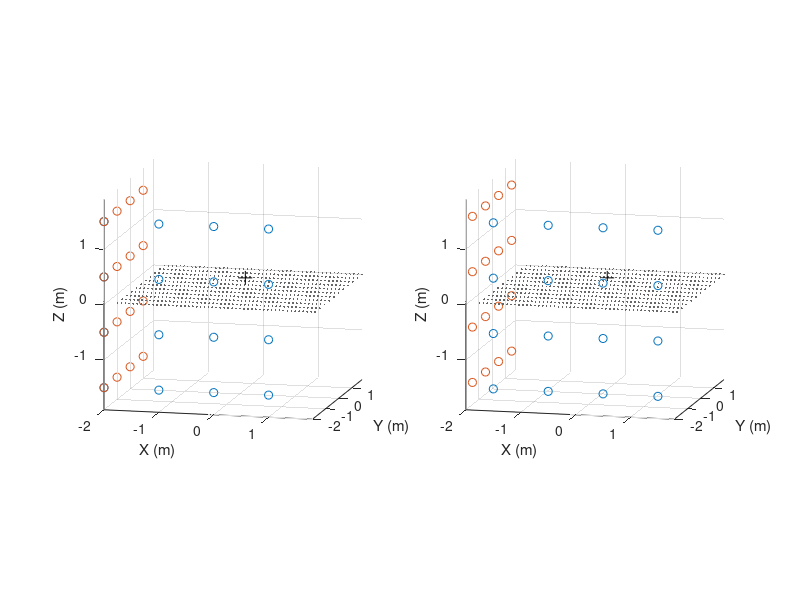

Here is the MATLAB script that generated this plot: (Note: this script raises an error after producing the figure.)
clear all

Nm = 4;
Nm2 =  Nm^2;
k = 10;
Nsnaps = [100 100];

sigma2 = 0.5;

% Arrays coordinates

xx = linspace(-2, 1, Nm);

[X, Y] = meshgrid(xx, xx);

delta = 0.5;

Z1 = -2;
Z2 = 2;

XYZm1r = [X(:) Y(:)+0.5 Z1 * ones(size(X(:)))];

XYZm2r = [ Z1 * ones(size(X(:))) Y(:)+0.5 X(:)];

XYZm1 = [X(:)+delta Y(:)+0.5 Z1 * ones(size(X(:)))];

XYZm2 = [ Z1 * ones(size(X(:))) Y(:)+0.5 X(:)+delta];

% initialization grid

resolg = 51;
xg = linspace(-1.8, 1.8, resolg);
yg = 0;
zg = linspace(-1.8, 1.8, resolg);

[XG, YG, ZG] = meshgrid(xg, yg, zg);
Xg = [XG(:) YG(:) ZG(:)];

XG5 = XG(1:1:end, 1:1:end, 1:5:end);
YG5 = YG(1:1:end, 1:1:end, 1:5:end);
ZG5 = ZG(1:1:end, 1:1:end, 1:5:end);

p = 1;
%%



figure('Renderer', 'Painters');


subplot(1, 2, 1)

scatter3(XYZm1r(:, 1), XYZm1r(:, 3), XYZm1r(:, 2), 'ko')
hold on
scatter3(XYZm2r(:, 1), XYZm2r(:, 3), XYZm2r(:, 2), 'kx')

scatter3(XG5(:), ZG5(:), YG5(:), 2, [0.4, 0.4, 0.4], 'filled')
campos([5.9740  -25.6071    5.0807])

xlabel('X (m)')
ylabel('Y (m)')
zlabel('Z (m)')

XYZs = [0.1, 0.0, 0.2];

scatter3(0.1, 0.0, 0.2, 100, [0,0,0], '+')

axis equal

subplot(1, 2, 2)

scatter3(XYZm1(:, 1), XYZm1(:, 3), XYZm1(:, 2), 'ko')
hold on
scatter3(XYZm2(:, 1), XYZm2(:, 3), XYZm2(:, 2), 'kx')

scatter3(XG5(:), ZG5(:), YG5(:), 2, [0.4, 0.4, 0.4], 'filled')
campos([5.9740  -25.6071    5.0807])

xlabel('X (m)')
ylabel('Y (m)')
zlabel('Z (m)')

XYZs = [0.1, 0.0, 0.2];

scatter3(0.1, 0.0, 0.2, 100, [0,0,0], '+')

axis equal


%% CRBs

B3r = zeros(size(Xg, 1), 1);
B3s = zeros(size(Xg, 1), 1);
B3 = zeros(size(Xg, 1), 1);

Bps = zeros(size(Xg, 1), 1);
Bpr = zeros(size(Xg, 1), 1);
Bp = zeros(size(Xg, 1), 1);

for u = 1:size(Xg, 1)
    
[B3s(u), Bps(u), B3r(u), Bpr(u)] = BCRuncN({XYZm1, XYZm2}, Nsnaps, Xg(u, :), k,  p, sigma2, @freefieldsource);
[B3(u), Bp(u)] = BCRuncN({XYZm1r,  XYZm2r}, Nsnaps, Xg(u, :), k,  p, sigma2, @freefieldsource);

end
%%
figure('Position', [100, 100, 1000, 600])

XLIM = [-2.1 2];
YLIM = [-2.1 2];

subplot(2, 3, 1)

scatter(XYZm1r(:, 1), XYZm1r(:, 3), 'ko')
hold on
scatter(XYZm2r(:, 1), XYZm2r(:, 3), 'kx')

imagesc(xg, zg, reshape(B3, resolg, resolg)')
colormap(hot)
colorbar
xlabel('X (m)')
ylabel('Y (m)')
title('$B_{\mathbf x}^{\mathrm{ref}}$ (m$^2$)', 'interpreter', 'latex')
axis square

xlim(XLIM)
ylim(YLIM)

subplot(2, 3, 2)

scatter(XYZm1(:, 1), XYZm1(:, 3), 'ko')
hold on
scatter(XYZm2(:, 1), XYZm2(:, 3), 'kx')

imagesc(xg, zg, reshape(B3s, resolg, resolg)')
colormap(hot)
colorbar
xlabel('X (m)')
ylabel('Y (m)')
title('$B_{\mathbf x}^{\mathrm{noref}}$', 'interpreter', 'latex')

xlim(XLIM)
ylim(YLIM)
axis square

subplot(2, 3, 3)

imagesc(xg, zg, reshape(B3s./B3, resolg, resolg)');
hold on
[c, h] = contour(xg, zg, reshape(B3s./B3, resolg, resolg)', [0.6 0.8 1.0 1.2 1.4], 'k', 'ShowText', 'on', 'Color', 'w');
clabel(c, h, 'Color', 'w')

xlabel('X (m)')
ylabel('Y (m)')
title('$B_{\mathbf x}^{\mathrm{noref}}/ B_{\mathbf x}^{\mathrm{ref}}$', 'interpreter', 'latex')

axis square
axis xy


subplot(2, 3, 4)

scatter(XYZm1r(:, 1), XYZm1r(:, 3), 'ko')
hold on
scatter(XYZm2r(:, 1), XYZm2r(:, 3), 'kx')

imagesc(xg, zg, reshape(Bp, resolg, resolg)')
colormap(hot)
colorbar
xlabel('X (m)')
ylabel('Y (m)')
title('$B_p^{\mathrm{ref}}$ (Pa$^2$)', 'interpreter', 'latex')
xlim(XLIM)
ylim(YLIM)
axis square


subplot(2, 3, 5)
scatter(XYZm1(:, 1), XYZm1(:, 3), 'ko')
hold on
scatter(XYZm2(:, 1), XYZm2(:, 3), 'kx')

imagesc(xg, zg, reshape(Bps, resolg, resolg)')
colormap(hot)
colorbar
xlabel('X (m)')
ylabel('Y (m)')
title('$B_p^{\mathrm{noref}}$', 'interpreter', 'latex')
xlim(XLIM)
ylim(YLIM)
axis square

subplot(2, 3, 6)


imagesc(xg, zg, reshape(Bps./Bp, resolg, resolg)');
hold on
[cn, h] = contour(xg, zg, reshape(Bps./Bp, resolg, resolg)', [0.90:0.02:1.02], 'k', 'ShowText', 'on', 'Color', 'k');
clabel(c, h, 'Color', 'k')

xlabel('X (m)')
ylabel('Y (m)')
title('$B_p^{\mathrm{noref}}/ B_p^{\mathrm{ref}}$', 'interpreter', 'latex')

axis square
axis xy
